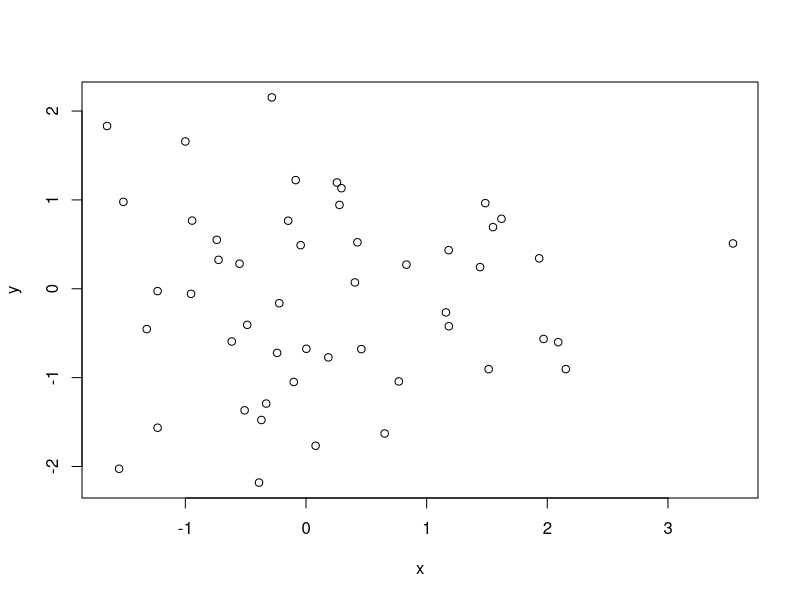

Reproduce this figure in R.
#######################################
#####    AN INTRODUCTION TO R     #####
#######################################

#######################################
#####   Exercise for Session #1   #####
#####  Read Appendix A at the end #####
#####  of the Intro to R manual   #####
#####  while you execute these    #####
#####  corresponding scripts.     #####
#######################################

# A SAMPLE SESSION: APPENDIX A

# Appendix A: A sample session
# This session is intended to introduce to you some 
# features of the R environment by using them.

# Generate two pseudo-random normal vectors of x- and 
# y-coordinates.
x <- rnorm(50)
y <- rnorm(x)

# Plot the points in a scatterplot
plot(x, y)

# See which R objects are now in the R workspace
ls()

# Remove objects no longer needed.
rm(x, y)

# Make x = (1, 2, 3, 4, . . . , 20).
x <- 1:20

# Create a 'weight' vector of standard deviations.
w <- 1 + sqrt(x)/2

# Make a data frame of two columns, x and y.
dummy <- data.frame(x=x, y= x + rnorm(x)*w)

# then take a look at it
dummy

# Fit a simple linear regression. With y to the left 
# of the tilde, we are modelling y dependent on x.
fm <- lm(y ~ x, data=dummy)

# Look at the analysis
summary(fm)
 